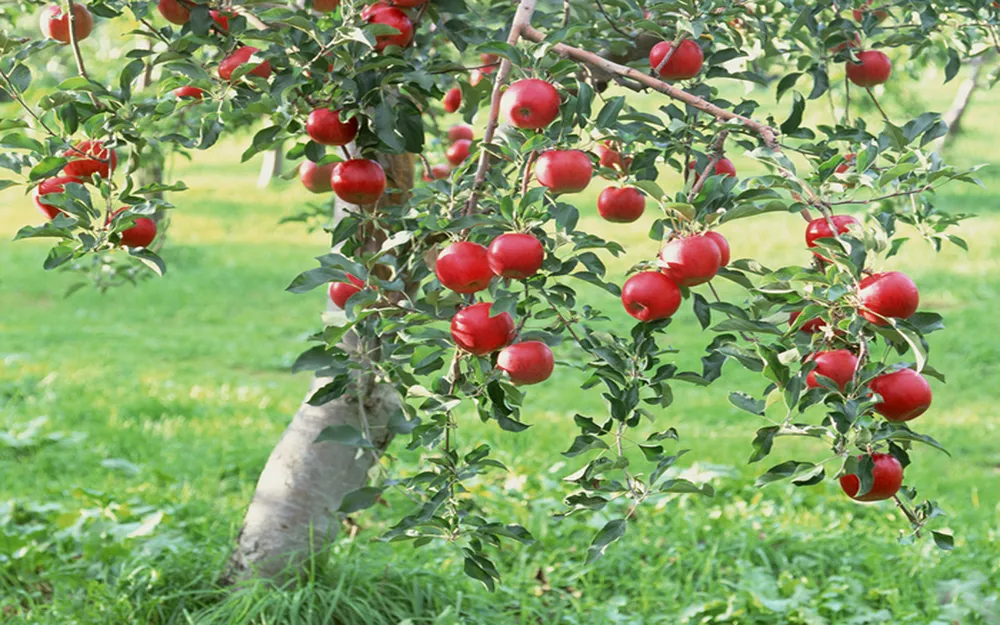
#> input picture sample.jpg, 1000 x 625 px
$ python colorprocess.py
#> lines starting #> are read from the running program, lines starting #| are printed output that depends on the picture; after the words box and inside, x2 and y2 are one past the last pixel; in counts of white or black regions, pixels touching at a corner belong together
# 도구 불러오기(이미지 처리도구, 수학도구)
import cv2
import numpy as np


# sample.jpg 이미지 로드하기
image = cv2.imread('sample.jpg')
#> image is the input picture: shape (625, 1000, 3); mean B, G, R 103.9, 158.3, 135.6


# RGB에서 HSV(색상,채도,명도) 변환하기
hsv = cv2.cvtColor(image, cv2.COLOR_BGR2HSV)
#> hsv: shape (625, 1000, 3); mean H, S, V 48.2, 100.2, 166.2


#빨간색 처리
min_red1 = np.array([0, 100, 100])
max_red1 = np.array([15, 255, 255])
min_red2 = np.array([165, 100, 100])
max_red2 = np.array([180, 255, 255])

red_mask1 = cv2.inRange(hsv, min_red1, max_red1)
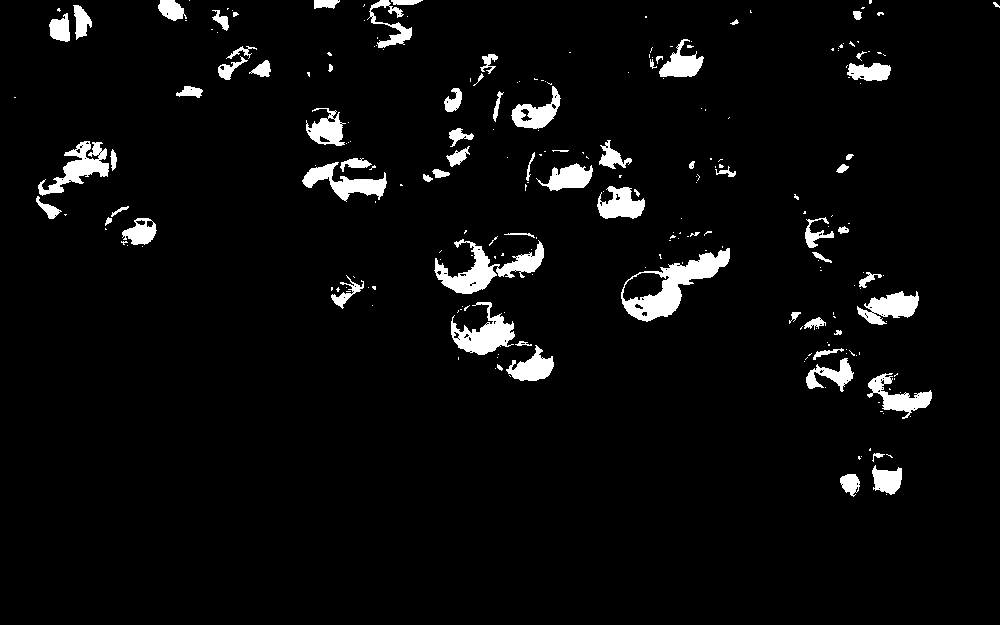
#> red_mask1: shape (625, 1000); 4.4% white; 239 white regions (167 under 20 px), largest, box (x1, y1, x2, y2) and area: (621, 248, 730, 322) 2706, (434, 239, 544, 294) 2170, (451, 302, 515, 355) 1569
red_mask2 = cv2.inRange(hsv, min_red2, max_red2)
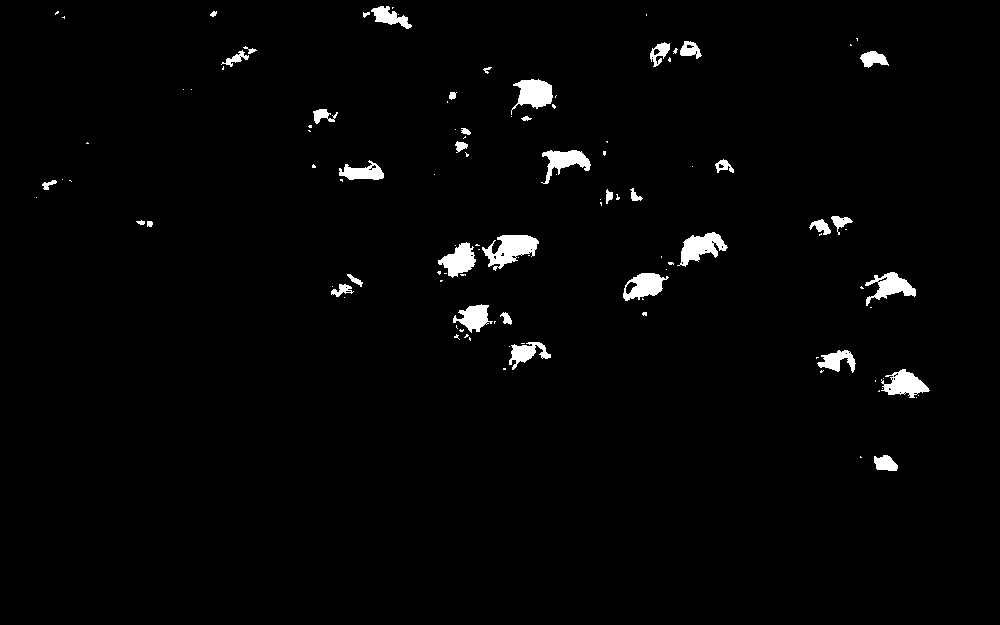
#> red_mask2: shape (625, 1000); 2% white; 111 white regions (73 under 20 px), largest, box (x1, y1, x2, y2) and area: (482, 235, 539, 271) 1076, (677, 232, 728, 267) 878, (511, 79, 553, 115) 848
red_mask = red_mask1 + red_mask2
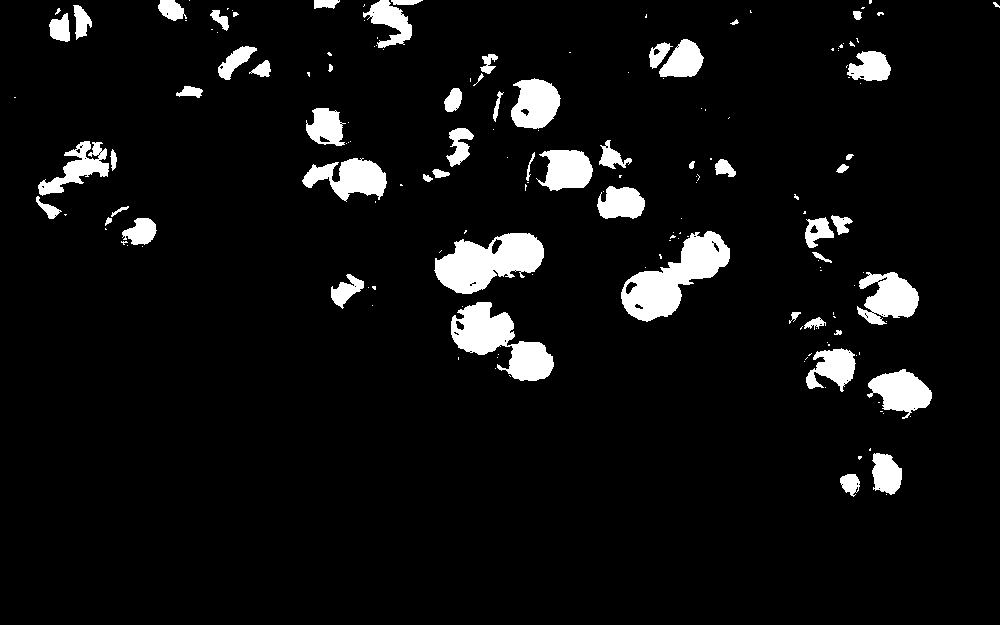
#> red_mask: shape (625, 1000); 6.4% white; 165 white regions (108 under 20 px), largest, box (x1, y1, x2, y2) and area: (621, 231, 730, 322) 4401, (434, 233, 544, 294) 4134, (451, 302, 554, 381) 3826

red_result = cv2.bitwise_and(image, image, mask=red_mask)
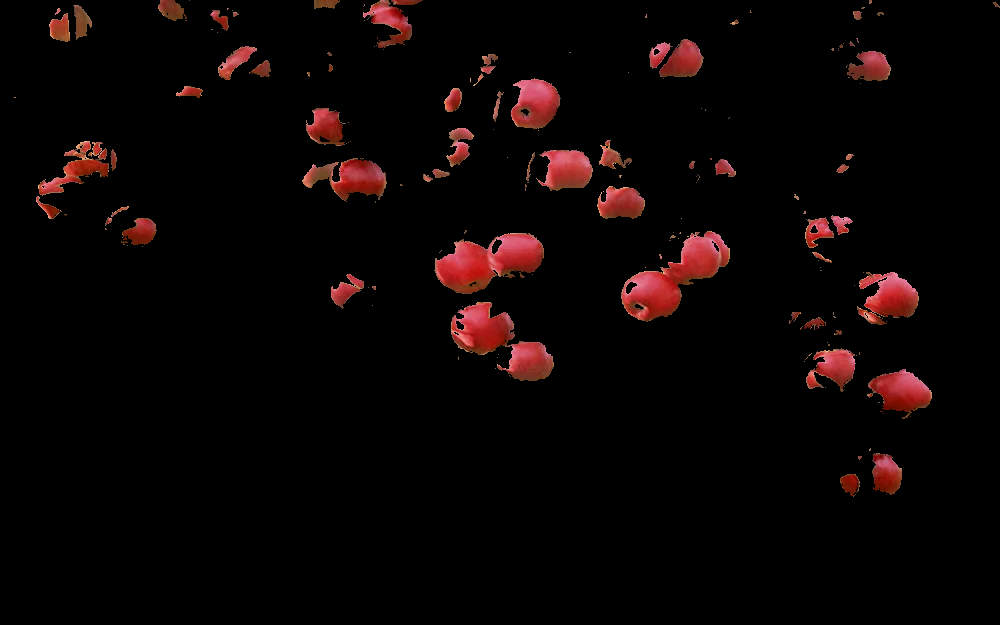
#> red_result: shape (625, 1000, 3); mean B, G, R 3.7, 4.1, 10.8


# 초록색 처리
min_green = np.array([40, 100, 100])
max_green = np.array([70, 255, 255])

green_mask = cv2.inRange(hsv, min_green, max_green)
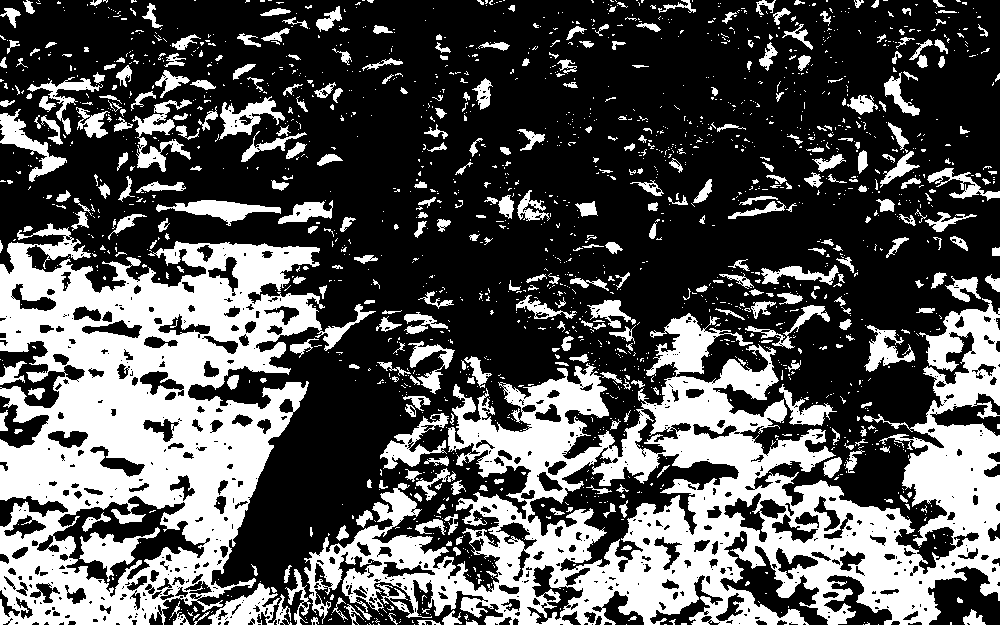
#> green_mask: shape (625, 1000); 33.8% white; 1856 white regions (1480 under 20 px), largest, box (x1, y1, x2, y2) and area: (304, 298, 1000, 625) 87097, (0, 223, 376, 625) 71283, (208, 583, 292, 625) 1608

green_result = cv2.bitwise_and(image, image, mask=green_mask)
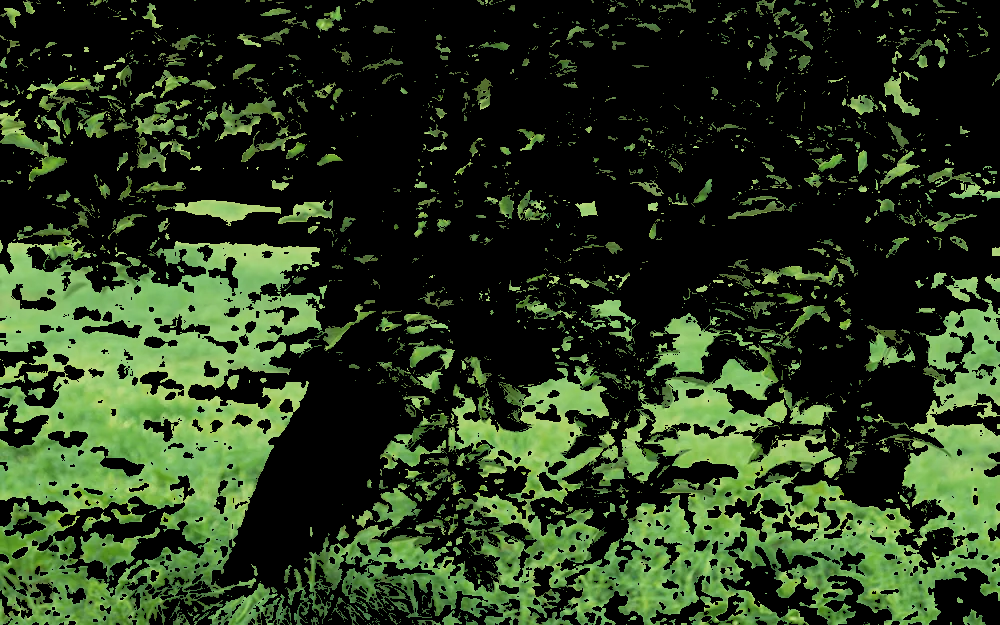
#> green_result: shape (625, 1000, 3); mean B, G, R 30.1, 57.8, 41


# 파란색 처리
min_blue = np.array([100, 100, 100])
max_blue = np.array([130, 255, 255])

blue_mask = cv2.inRange(hsv, min_blue, max_blue)
#> blue_mask: shape (625, 1000); every value is 0

blue_result = cv2.bitwise_and(image, image, mask=blue_mask)
#> blue_result: shape (625, 1000, 3); every value is 0


# 결과 이미지 출력
cv2.imshow('Original', image)
cv2.imshow('Red Filtered', red_result)
cv2.imshow('Green Filtered', green_result)
cv2.imshow('Blue Filtered', blue_result)
cv2.waitKey(0)
cv2.destroyAllWindows()
